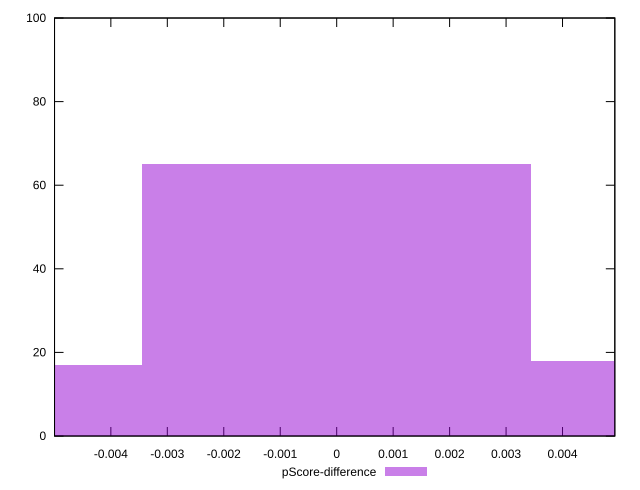

The gnuplot source for this figure:
reset

$pScoreDifference <<EOF
0 65
0.0068817420839243516 18
-0.0068817420839243516 17
EOF

set key outside below
set boxwidth 0.0068817420839243516
set xrange [-0.004997613250645544:0.004926272677344731]
set yrange [0:100]
set trange [0:100]
set style fill transparent solid 0.5 noborder
set terminal svg size 640, 490 enhanced background rgb 'white'
set output "reprap/interactive/samples/pages+cached+noexternal+nomedia+nocss/pScore-difference/histogram.svg"

plot $pScoreDifference title "pScore-difference" with boxes

reset
